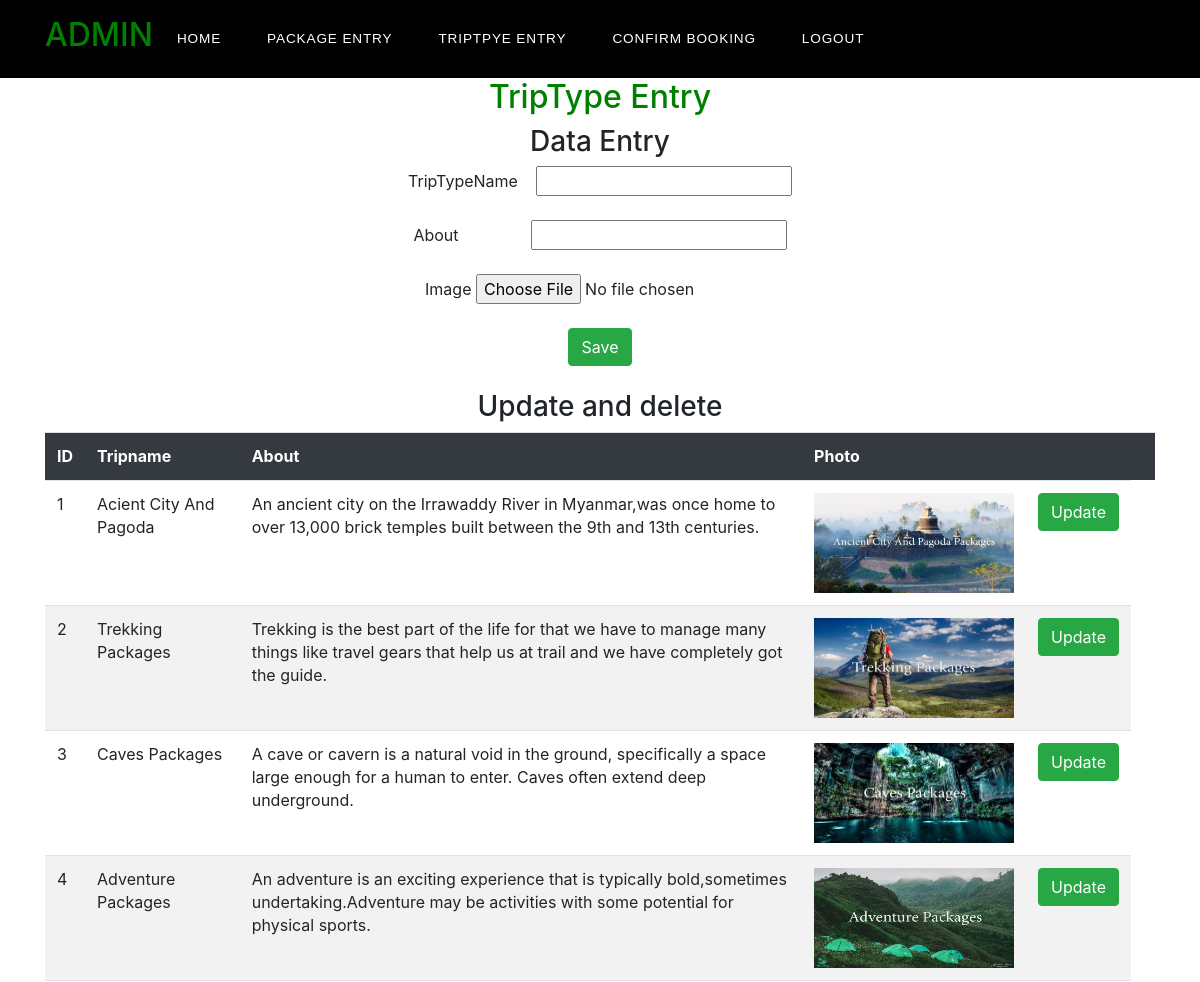
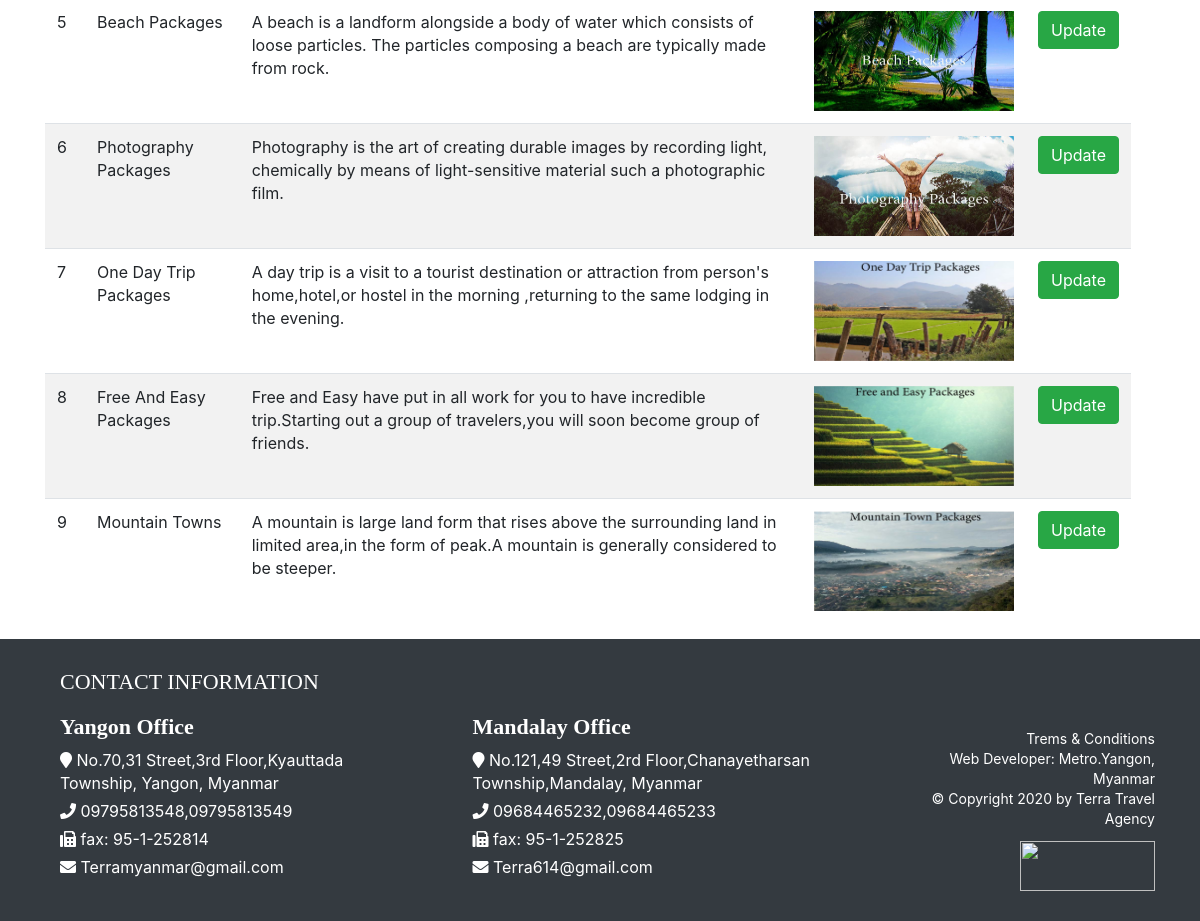
The page /admin/triptype_entry.php on the database its author committed (2 pictures, top to bottom).
### tables this page shows
CREATE TABLE `triptype_tbl` (
  `typeid` int(11) NOT NULL,
  `triptypename` varchar(200) NOT NULL,
  `About` varchar(225) NOT NULL,
  `photo` varchar(255) DEFAULT NULL
);

### admin/triptype_entry.php (the view, shortened to what this page needs)
<!DOCTYPE html>
<html>
<head>
  <link rel="stylesheet" href="https://maxcdn.bootstrapcdn.com/bootstrap/4.5.0/css/bootstrap.min.css">
<link rel="stylesheet" type="text/css" href="library/fontawesome/fontawesome-all.min.css">
<link rel="stylesheet" type="text/css" href="admin_style.css">
</head>
<body>
<?php
    include("admin_header.php");
?>
<center>
  <form action="triptype_entry.php" method="POST" enctype="multipart/form-data" class="entry_form">
    <h2>TripType Entry</h2>
    <h3>Data Entry</h3>
    TripTypeName  &nbsp;&nbsp;
    <input type="text" name="name"><br><br>
    About &nbsp;&nbsp;&nbsp;&nbsp;&nbsp;&nbsp;&nbsp;&nbsp;&nbsp;&nbsp;&nbsp;&nbsp;&nbsp;&nbsp;
    <input type="text" name="about"><br><br>
    &nbsp;&nbsp;&nbsp;&nbsp;&nbsp;&nbsp;&nbsp;&nbsp;&nbsp;&nbsp;Image
    <input type="file" name="TypeImage"><br><br>
    <input class="btn btn-success" type="submit" name="Save" value="Save" class="ml-3"><br><br>
   </form>
   <h3>Update and delete</h3>
   </center>
	<div class="container">
	<table class="table table-striped">
	<tr class="bg-dark" style="color: white;">
		<th>ID</th>
		<th>Tripname</th>
		<th>About</th>
		<th>Photo</th>
		<th></th>
		<th></th>
	</tr>
<?php
	include '../config/connection.php';
	$sql = "SELECT * FROM triptype_tbl";
	$result = mysqli_query($con,$sql);
	while($gg = mysqli_fetch_array($result)){
?>
<tr>
	<td><?php echo $gg['typeid'] ?></td>
	<td><?php echo $gg['triptypename'] ?></td>
	<td><?php echo $gg['About'] ?></td>
	<td><?php echo '<img src="../trip_image/'. $gg['photo'].'" height="100px;" width="200px;">'?></td>
	<td><a href="triptype_update.php?typeid=<?php echo $gg['typeid']?>"><button class="btn btn-success">Update</button></a></td>
</tr>
<?php
	}
?>
</table>
	</div>
 <?php
    include("admin_footer.php");
?>
</body>
</html>

### admin/admin_style.css (style rules this page uses)
h2 { color: green; }
.entry_form { margin: auto; }

### css/footer.css (style rules this page uses)
.container { padding-right: 15px; padding-left: 15px; margin-right: auto; margin-left: auto; line-height: 1.42857143; }

### rows shown on the page
triptype_tbl: typeid "1", triptypename "Acient City And Pagoda", About "An ancient city on the Irrawaddy River in Myanmar,was once home to over 13,000 brick temples built between the 9th and 13th centuries.", photo (picture)
triptype_tbl: typeid "2", triptypename "Trekking Packages", About "Trekking is the best part of the life for that we have to manage many things like travel gears that help us at trail and we have completely got the guide.", photo (picture)
triptype_tbl: typeid "3", triptypename "Caves Packages", About "A cave or cavern is a natural void in the ground, specifically a space large enough for a human to enter. Caves often extend deep underground.", photo (picture)
triptype_tbl: typeid "4", triptypename "Adventure Packages", About "An adventure is an exciting experience that is typically bold,sometimes undertaking.Adventure may be activities with some potential for physical sports.", photo (picture)
triptype_tbl: typeid "5", triptypename "Beach Packages", About "A beach is a landform alongside a body of water which consists of loose particles. The particles composing a beach are typically made from rock.", photo (picture)
triptype_tbl: typeid "6", triptypename "Photography Packages", About "Photography is the art of creating durable images by recording light, chemically by means of light-sensitive material such a photographic film.", photo (picture)
triptype_tbl: typeid "7", triptypename "One Day Trip Packages", About "A day trip is a visit to a tourist destination or attraction from person's home,hotel,or hostel in the morning ,returning to the same lodging in the evening.", photo (picture)
triptype_tbl: typeid "8", triptypename "Free And Easy Packages", About "Free and Easy have put in all work for you to have incredible trip.Starting out a group of travelers,you will soon become group of friends.", photo (picture)
triptype_tbl: typeid "9", triptypename "Mountain Towns", About "A mountain is large land form that rises above the surrounding land in limited area,in the form of peak.A mountain is generally considered to be steeper.", photo (picture)
